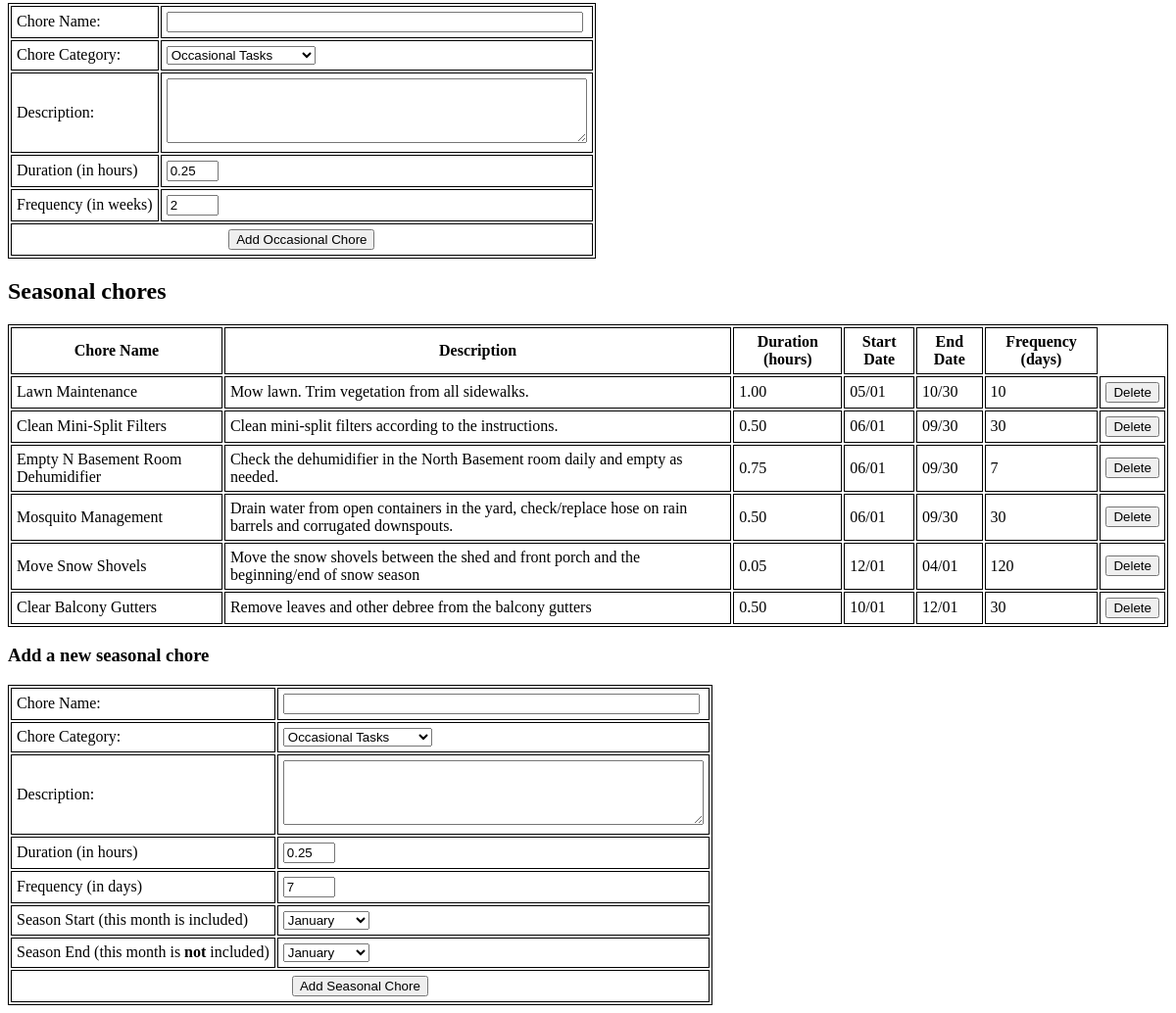
/tasks (lower part), run on an earlier commit of the app's database.
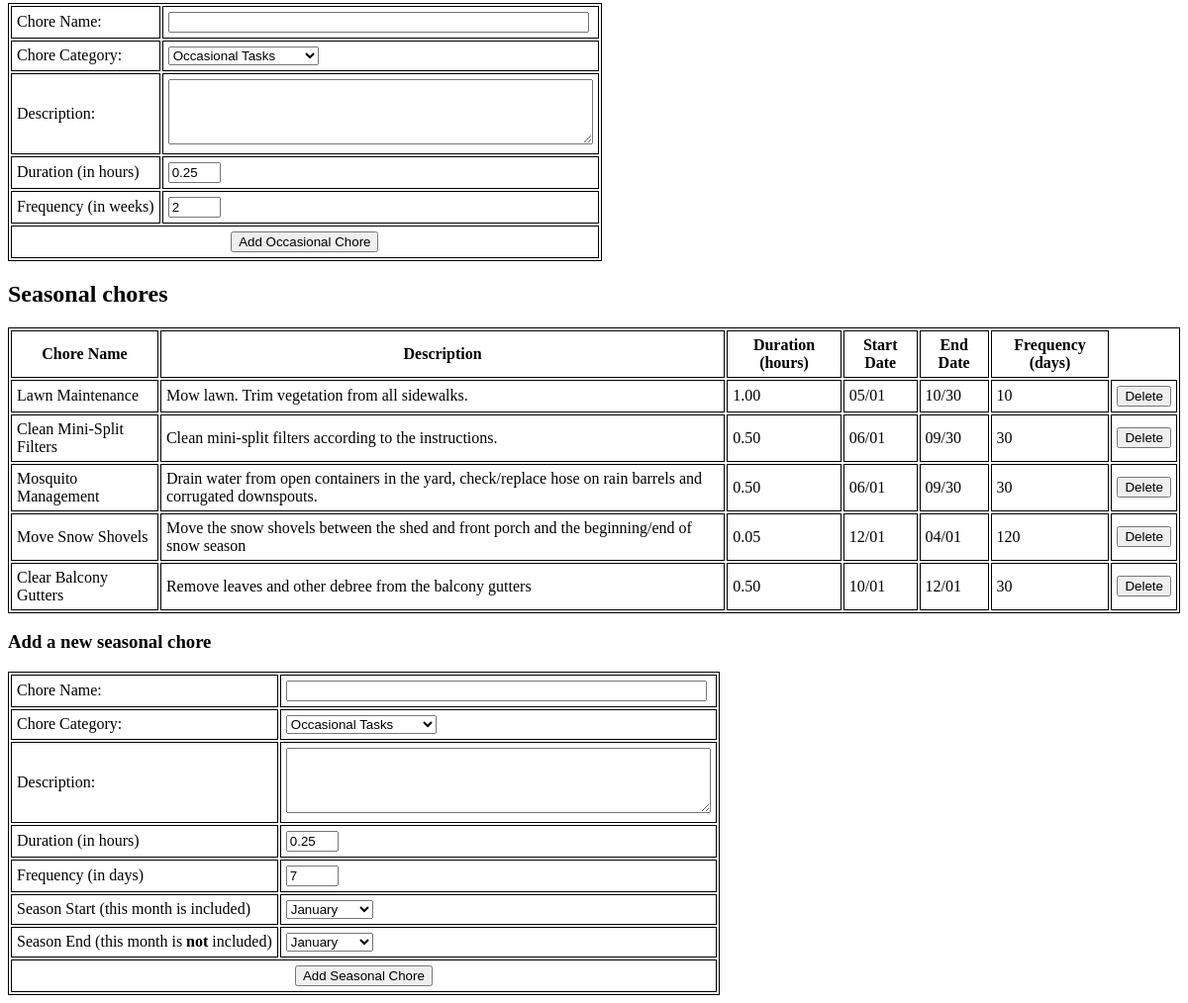
And on a later commit of the database.
### tables this page shows
CREATE TABLE "seasonal_tasks" (
"id" INTEGER,
  "task" TEXT,
  "category" TEXT,
  "description" TEXT,
  "duration_hours" REAL,
  "frequency_days" INTEGER,
  "start_date" TEXT,
  "end_date" TEXT
);

### chore_chart.py (the view)
@app.route("/tasks")
def tasks():
    with sqlite3.connect(db) as con:
        daily_tasks = pd.read_sql(con=con, sql="SELECT * FROM daily_tasks")
        weekly_tasks = pd.read_sql(con=con, sql="SELECT * FROM weekly_tasks")
        occasional_tasks = pd.read_sql(
            con=con, sql="SELECT * FROM occasional_tasks",
            parse_dates = 'date_last_performed'
        )
        seasonal_tasks = pd.read_sql(
            con=con, sql="SELECT * FROM seasonal_tasks",
            parse_dates = 'date_last_performed'
        )
    return render_template(
        "tasks.html",
        daily_chores = daily_tasks,
        weekly_chores = weekly_tasks,
        occasional_chores = occasional_tasks,
        seasonal_chores = seasonal_tasks
    )

### templates/tasks.html (shortened to what this page needs)
<!doctype html>
<html>
  <head>
    <link rel="stylesheet" href="{{ url_for('static', filename='style.css') }}">
  </head>
  <body>
    <form method="POST" action="{{ url_for('add_occasional_task') }}">
      <table>
	<tr>
	  <td><label for="name">Chore Name:</label></td>
	  <td><input type="text", id="name" name="name" size="50"></input></td>
	</tr>
	<tr>
	  <td><label for="category">Chore Category:</label></td>
	  <td>
	    <select id="category", name="category">
	      <option value="Occasional Tasks" selected>Occasional Tasks</option>
	    </select>
	  </td>
	</tr>
	<tr>
	  <td><label for="description">Description:</label></td>
	  <td><textarea id="description" name="description" rows="4" cols="51"></textarea></td>
	</tr>
	<tr>
	  <td><label for="duration">Duration (in hours)</label></td>
	  <td><input type="number" step="0.05" min="0" value="0.25" id="duration" name="duration"></input></td>
	</tr>
	<tr>
	  <td><label for="freq">Frequency (in weeks)</label></td>
	  <td><input type="number" step="1" min="2" value="2" id="freq" name="frequency"></input></td>
	</tr>
	<tr>
	  <td colspan="4" class="center-text">
	    <input type="submit" value="Add Occasional Chore">
	  </td>
	</tr>
      </table>
    </form>
    <h2>Seasonal chores</h2>
    <table>
      <tr>
	<th>Chore Name</th>
	<th>Description</th>
	<th>Duration (hours)</th>
	<th>Start Date</th>
	<th>End Date</th>
	<th>Frequency (days)</th>
      </tr>
      {% for chore in seasonal_chores.itertuples() %}
      <tr>
	<td>{{chore.task}}</td>
	<td>{{chore.description.replace('\n', '<br>') | safe}}</td>
	<td>{{'%.2f' % chore.duration_hours}}</td>
	<td>{{chore.start_date}}</td>
	<td>{{chore.end_date}}</td>
	<td>{{chore.frequency_days}}</td>
	<td>
	  <form method="POST" action="{{ url_for('delete_seasonal_task') }}">
	    <button type="sumbit">Delete</button>
	  </form>
	</td>
      </tr>
      {% endfor %}
    </table>
    <h3>Add a new seasonal chore</h3>
    <form method="POST" action="{{ url_for('add_seasonal_task') }}">
      <table>
	<tr>
	  <td><label for="name">Chore Name:</label></td>
	  <td><input type="text", id="name" name="name" size="50"></input></td>
	</tr>
	<tr>
	  <td><label for="category">Chore Category:</label></td>
	  <td>
	    <select id="category", name="category">
	      <option value="Occasional Tasks" selected>Occasional Tasks</option>
	    </select>
	  </td>
	</tr>
	<tr>
	  <td><label for="description">Description:</label></td>
	  <td><textarea id="description" name="description" rows="4" cols="51"></textarea></td>
	</tr>
	<tr>
	  <td><label for="duration">Duration (in hours)</label></td>
	  <td><input type="number" step="0.05" min="0" value="0.25" id="duration" name="duration" size="4"></input></td>
	</tr>
	<tr>
	  <td><label for="freq">Frequency (in days)</label></td>
	  <td><input type="number" step="1" min="7" value="7" id="freq" name="frequency" size="4"></input></td>
	</tr>
	<tr>
	  <td><label for="start">Season Start (this month is included)</label></td>
	  <td>
	    <select id="start" name="season_start">
	      <option value="01">January</option>
	    </select>
	  </td>
	</tr>
	<tr>
	  <td><label for="end">Season End (this month is <b>not</b> included)</label></td>
	  <td>
	    <select id="end" name="season_end">
	      <option value="01">January</option>
	    </select>
	  </td>
	</tr>
	<tr>
	  <td colspan="4" class="center-text">
	    <input type="submit" value="Add Seasonal Chore">
	  </td>
	</tr>
      </table>
    </form>
  </body>
</html>

What changed in the data, as far as the page shows it:
removed seasonal_tasks: task "Empty N Basement Room Dehumidifier", description.replace "Check the dehumidifier in the North Basement room daily and empty as needed.", duration_hours "0.75", start_date "06/01", end_date "09/30", frequency_days "7"
